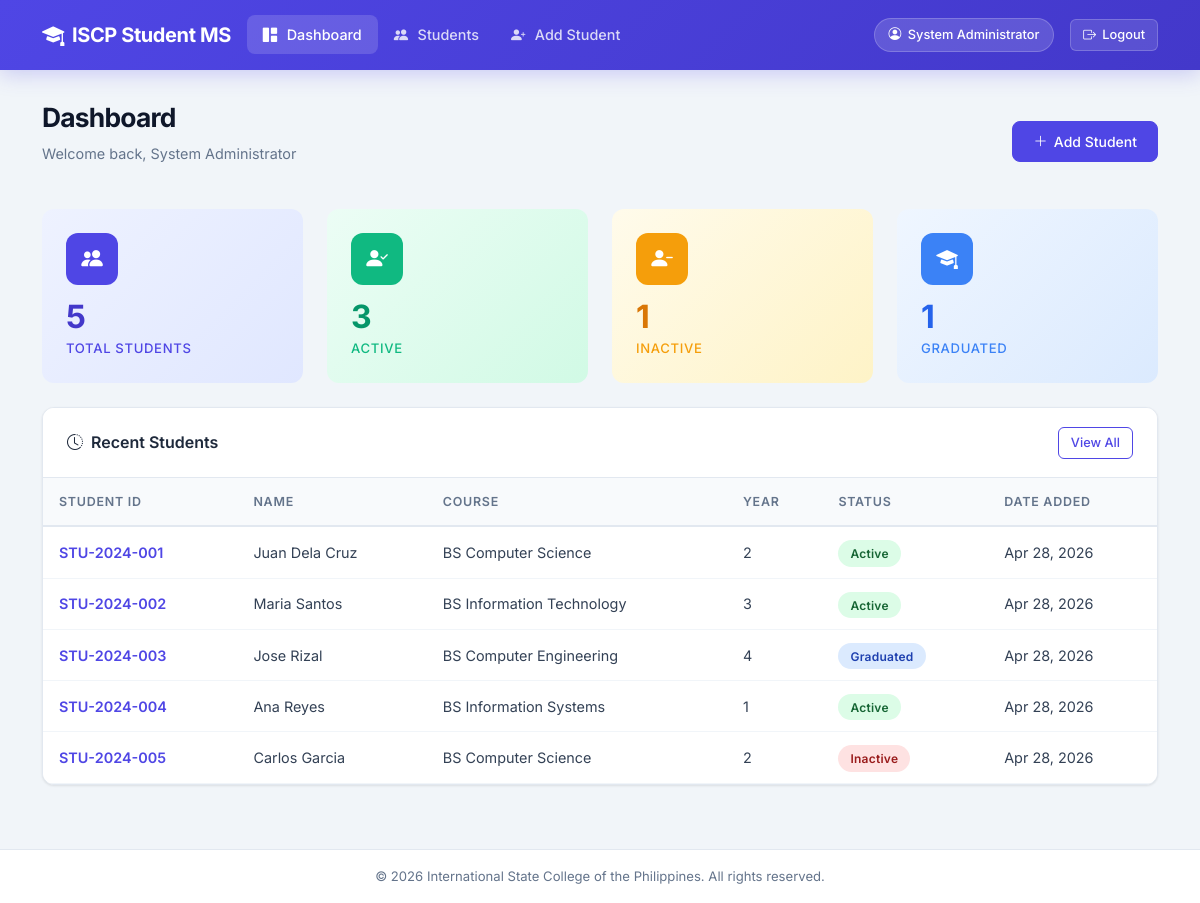
The app's page /dashboard.php (signed in) with its own data.
### tables this page shows
CREATE TABLE IF NOT EXISTS students (
    id INT AUTO_INCREMENT PRIMARY KEY,
    student_id VARCHAR(20) NOT NULL UNIQUE,
    first_name VARCHAR(50) NOT NULL,
    last_name VARCHAR(50) NOT NULL,
    email VARCHAR(100) UNIQUE,
    phone VARCHAR(20) DEFAULT NULL,
    gender ENUM('Male', 'Female', 'Other') NOT NULL,
    birthdate DATE DEFAULT NULL,
    course VARCHAR(100) NOT NULL,
    year_level TINYINT NOT NULL DEFAULT 1,
    address TEXT DEFAULT NULL,
    status ENUM('Active', 'Inactive', 'Graduated') NOT NULL DEFAULT 'Active',
    created_at TIMESTAMP DEFAULT CURRENT_TIMESTAMP,
    updated_at TIMESTAMP DEFAULT CURRENT_TIMESTAMP ON UPDATE CURRENT_TIMESTAMP
);

### includes/auth.php (called while the page is built, shortened)
<?php
function isLoggedIn(): bool
{
    return isset($_SESSION['admin_id']) && !empty($_SESSION['admin_id']);
}
function getAdminName(): string
{
    return $_SESSION['admin_name'] ?? 'Admin';
}

### dashboard.php (the view, shortened to what this page needs)
<?php
require_once 'includes/header.php';
require_once 'config/database.php';
$totalStudents    = $pdo->query("SELECT COUNT(*) FROM students")->fetchColumn();
$activeStudents   = $pdo->query("SELECT COUNT(*) FROM students WHERE status = 'Active'")->fetchColumn();
$inactiveStudents = $pdo->query("SELECT COUNT(*) FROM students WHERE status = 'Inactive'")->fetchColumn();
$graduatedStudents = $pdo->query("SELECT COUNT(*) FROM students WHERE status = 'Graduated'")->fetchColumn();
$recentStmt = $pdo->query("SELECT * FROM students ORDER BY created_at DESC LIMIT 5");
$recentStudents = $recentStmt->fetchAll();
?>
<div class="page-wrapper">
    <div class="container">
        <div class="page-header d-flex justify-content-between align-items-center flex-wrap">
            <div>
                <h1 class="page-title">Dashboard</h1>
                <p class="page-subtitle">Welcome back, <?= htmlspecialchars(getAdminName()) ?></p>
            </div>
            <a href="add_student.php" class="btn btn-primary">
                <i class="bi bi-plus-lg"></i> Add Student
            </a>
        </div>
        <div class="row g-4 mb-4">
            <div class="col-sm-6 col-xl-3">
                <div class="stat-card stat-primary">
                    <div class="stat-icon">
                        <i class="bi bi-people-fill"></i>
                    </div>
                    <div class="stat-value"><?= $totalStudents ?></div>
                    <div class="stat-label">Total Students</div>
                </div>
            </div>
            <div class="col-sm-6 col-xl-3">
                <div class="stat-card stat-success">
                    <div class="stat-icon">
                        <i class="bi bi-person-check-fill"></i>
                    </div>
                    <div class="stat-value"><?= $activeStudents ?></div>
                    <div class="stat-label">Active</div>
                </div>
            </div>
            <div class="col-sm-6 col-xl-3">
                <div class="stat-card stat-warning">
                    <div class="stat-icon">
                        <i class="bi bi-person-dash-fill"></i>
                    </div>
                    <div class="stat-value"><?= $inactiveStudents ?></div>
                    <div class="stat-label">Inactive</div>
                </div>
            </div>
            <div class="col-sm-6 col-xl-3">
                <div class="stat-card stat-info">
                    <div class="stat-icon">
                        <i class="bi bi-mortarboard-fill"></i>
                    </div>
                    <div class="stat-value"><?= $graduatedStudents ?></div>
                    <div class="stat-label">Graduated</div>
                </div>
            </div>
        </div>
        <div class="card">
            <div class="card-header d-flex justify-content-between align-items-center">
                <span><i class="bi bi-clock-history me-2"></i>Recent Students</span>
                <a href="students.php" class="btn btn-sm btn-outline-primary">View All</a>
            </div>
            <div class="card-body p-0">
                <?php if (count($recentStudents) > 0): ?>
                    <div class="table-responsive">
                        <table class="table table-hover mb-0">
                            <thead>
                                <tr>
                                    <th>Student ID</th>
                                    <th>Name</th>
                                    <th>Course</th>
                                    <th>Year</th>
                                    <th>Status</th>
                                    <th>Date Added</th>
                                </tr>
                            </thead>
                            <tbody>
                                <?php foreach ($recentStudents as $student): ?>
                                    <tr>
                                        <td>
                                            <a href="view_student.php?id=<?= $student['id'] ?>" class="fw-semibold">
                                                <?= htmlspecialchars($student['student_id']) ?>
                                            </a>
                                        </td>
                                        <td><?= htmlspecialchars($student['first_name'] . ' ' . $student['last_name']) ?></td>
                                        <td><?= htmlspecialchars($student['course']) ?></td>
                                        <td><?= $student['year_level'] ?></td>
                                        <td>
                                            <?php
                                                $statusClass = match($student['status']) {
                                                    'Active'    => 'badge-active',
                                                    'Inactive'  => 'badge-inactive',
                                                    'Graduated' => 'badge-graduated',
                                                    default     => 'badge-active'
                                                };
                                            ?>
                                            <span class="badge-status <?= $statusClass ?>"><?= $student['status'] ?></span>
                                        </td>
                                        <td><?= date('M d, Y', strtotime($student['created_at'])) ?></td>
                                    </tr>
                                <?php endforeach; ?>
                            </tbody>
                        </table>
                    </div>
                <?php endif; ?>
            </div>
        </div>
    </div>
</div>
<?php require_once 'includes/footer.php'; ?>

### includes/header.php (shortened to what this page needs)
<?php
require_once __DIR__ . '/auth.php';
$currentPage = basename($_SERVER['PHP_SELF']);
?>
<!DOCTYPE html>
<html lang="en">
<head>
    <link href="https://cdn.jsdelivr.net/npm/bootstrap@5.3.3/dist/css/bootstrap.min.css" rel="stylesheet">
    <link href="https://cdn.jsdelivr.net/npm/bootstrap-icons@1.11.3/font/bootstrap-icons.min.css" rel="stylesheet">
    <link href="assets/css/style.css" rel="stylesheet">
</head>
<body>
<?php if (isLoggedIn()): ?>
<nav class="navbar navbar-expand-lg navbar-dark sticky-top">
    <div class="container">
        <a class="navbar-brand" href="dashboard.php">
            <i class="bi bi-mortarboard-fill"></i>
            ISCP Student MS
        </a>
        <div class="collapse navbar-collapse" id="navbarNav">
            <ul class="navbar-nav me-auto">
                <li class="nav-item">
                    <a class="nav-link <?= $currentPage === 'dashboard.php' ? 'active' : '' ?>" href="dashboard.php">
                        <i class="bi bi-grid-1x2-fill"></i> Dashboard
                    </a>
                </li>
                <li class="nav-item">
                    <a class="nav-link <?= $currentPage === 'students.php' ? 'active' : '' ?>" href="students.php">
                        <i class="bi bi-people-fill"></i> Students
                    </a>
                </li>
                <li class="nav-item">
                    <a class="nav-link <?= $currentPage === 'add_student.php' ? 'active' : '' ?>" href="add_student.php">
                        <i class="bi bi-person-plus-fill"></i> Add Student
                    </a>
                </li>
            </ul>
            <div class="d-flex align-items-center gap-3">
                <span class="nav-admin-badge">
                    <i class="bi bi-person-circle"></i>
                    <?= htmlspecialchars(getAdminName()) ?>
                </span>
                <a href="logout.php" class="btn btn-logout btn-sm">
                    <i class="bi bi-box-arrow-right"></i> Logout
                </a>
            </div>
        </div>
    </div>
</nav>
<?php endif; ?>

### includes/footer.php (shortened to what this page needs)
<footer class="footer text-center">
    <div class="container">
        <p class="mb-0">&copy; <?= date('Y') ?> International State College of the Philippines. All rights reserved.</p>
    </div>
</footer>
</body>
</html>

### records on screen
students: student "STU-2024-001", first_name+last_name "Juan Dela Cruz", course "BS Computer Science", year_level "2", status "Active", created_at "Apr 28, 2026"
students: student "STU-2024-002", first_name+last_name "Maria Santos", course "BS Information Technology", year_level "3", status "Active", created_at "Apr 28, 2026"
students: student "STU-2024-003", first_name+last_name "Jose Rizal", course "BS Computer Engineering", year_level "4", status "Graduated", created_at "Apr 28, 2026"
students: student "STU-2024-004", first_name+last_name "Ana Reyes", course "BS Information Systems", year_level "1", status "Active", created_at "Apr 28, 2026"
students: student "STU-2024-005", first_name+last_name "Carlos Garcia", course "BS Computer Science", year_level "2", status "Inactive", created_at "Apr 28, 2026"

### other values on screen
getAdminName() "System Administrator"
$totalStudents "5"
$activeStudents "3"
$inactiveStudents "1"
$graduatedStudents "1"
